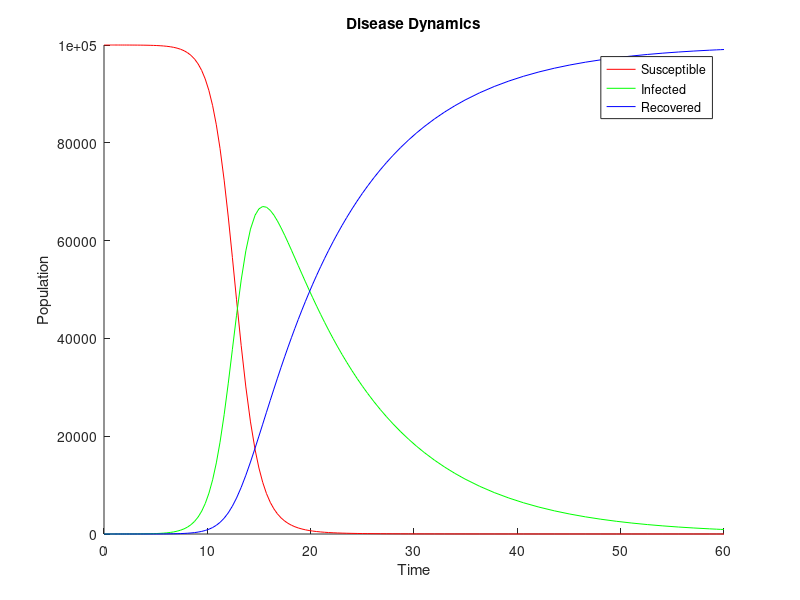

Here is the MATLAB script that generated this plot:
beta = 1; % beta = p * c;
% beta is the infection rate

% force of infection (lambda) = p*c * I/N
%			      = beta * I/N
gamma = 0.1; % recovery rate
% here gamma doesn't mean that people are being cured
% it means that they've naturally recovered from the disease
% if you were to model the cure you could take another constant 
% and add it to gamma saying that is the the rate of people getting cured by the cure 
% parallel to the people getting cured naturally

tspan = [0 60];
N = 10^5;
I = 1;
S = N - I;
R = N - (I + S);
y0 = [S I R]; % initial conditions

% S I R
% 1 2 3
dydt = @(t, y) [-beta * y(2)/N * y(1), beta * y(2)/N * y(1) - gamma*y(2), gamma*y(2)];

[t, y] = ode45(dydt, tspan, y0);

hold on;
plot(t, y(:, 1), 'r');
plot(t, y(:, 2), 'g');
plot(t, y(:, 3), 'b');
xlabel('Time');
ylabel('Population');
title('Disease Dynamics');
legend('Susceptible', 'Infected', 'Recovered');

disp('After how many days does the epidemic peak?');
max_infected = max(y(:, 2));
index = find(y(:, 2) == max_infected);
disp(t(index));

disp('What is the peak prevalence');
disp(max_infected/N);

